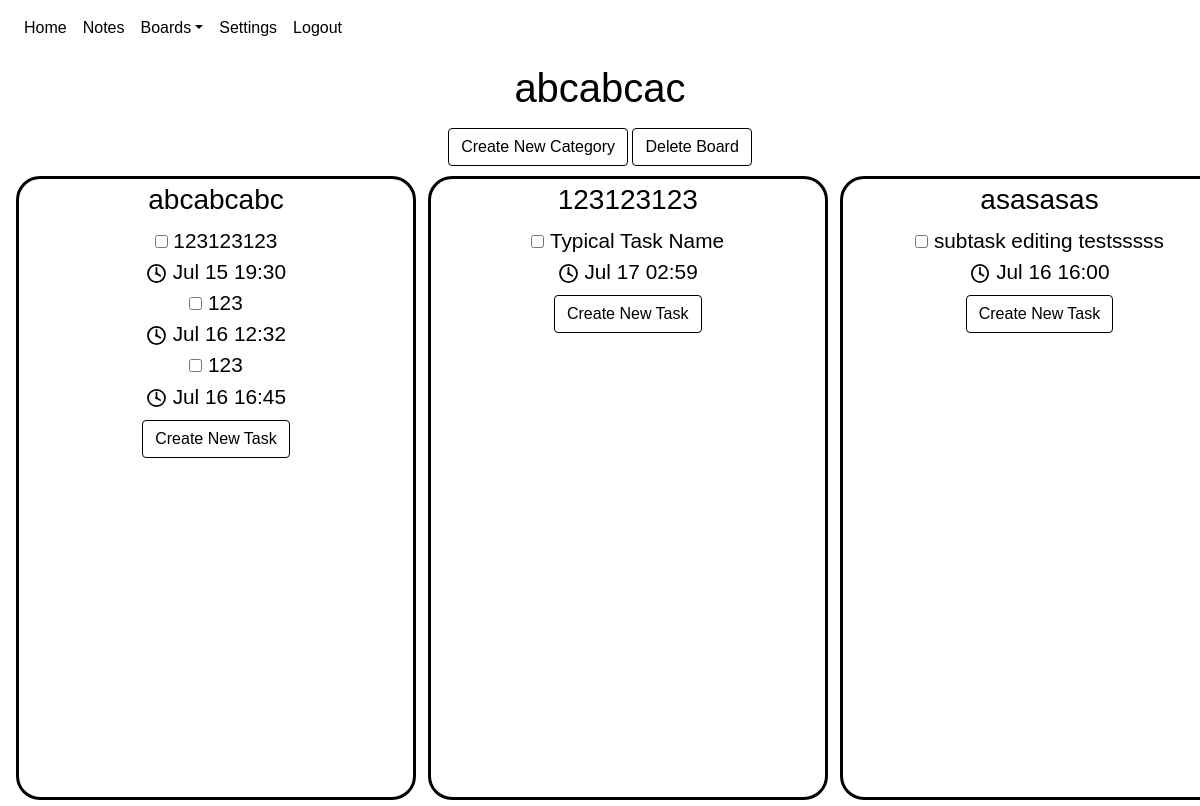
Page /boards/1 (signed in) on the committed database.
### website/models.py (models this page shows)
class Board(db.Model):
    id = db.Column(db.Integer, primary_key = True)
    name = db.Column(db.String(100))
    date = db.Column(db.DateTime(timezone=True), default=func.now())
    category_num = db.Column(db.Integer)
    categories = db.relationship('Category')
    tasks = db.relationship('Task')
    user_id = db.Column(db.Integer, db.ForeignKey('user.id'))

class Category(db.Model):
    id = db.Column(db.Integer, primary_key = True)
    name = db.Column(db.String(100))
    date = db.Column(db.DateTime(timezone=True), default=func.now())
    user_id = db.Column(db.Integer, db.ForeignKey('user.id'))
    board_id = db.Column(db.Integer,db.ForeignKey('board.id'))
    tasks = db.relationship('Task')

class Task(db.Model):
    id = db.Column(db.Integer, primary_key = True)
    created = db.Column(db.DateTime(timezone = True), default = func.now())
    last_modified = db.Column(db.DateTime(timezone = True), default = func.now())
    due_date = db.Column(db.DateTime(timezone = True))
    name = db.Column(db.String(100))
    description = db.Column(db.String(10000))
    completed = db.Column(db.Boolean, default = False)
    category = db.Column(db.Integer, db.ForeignKey('category.id'))
    board = db.Column(db.Integer, db.ForeignKey('board.id'))
    subtasks = db.relationship('Subtask')
    user_id = db.Column(db.Integer, db.ForeignKey('user.id'))

### website/views.py (the view)
@views.route('/boards/<board>', methods = ['GET'])
@login_required
def view_board(board):
    return render_template("boardview.html", user = current_user, board = board)

### website/__init__.py (called while the page is built)
def create_app():
    app = Flask(__name__)
    app.config['SECRET_KEY'] = urandom(12).hex()
    app.config['SQLALCHEMY_DATABASE_URI'] = f'sqlite:///{DB_NAME}'
    app.config['SQLALCHEMY_TRACK_MODIFICATIONS'] = False
    db.init_app(app)
    from .views import views
    from .auth import auth
    app.register_blueprint(views, url_prefix='/')
    app.register_blueprint(auth, url_prefix='/')
    from .models import User, Note, Board, Task, Category
    create_database(app)
    login_manager = LoginManager()
    login_manager.login_view = 'auth.login'
    login_manager.init_app(app)
    @login_manager.user_loader
    def load_user(id):
        return User.query.get(id)
    return app

### website/templates/boardview.html (shortened to what this page needs)
{% extends "base.html" %}{% block title %} {{ board }} {% endblock%}
{% block style %}
<link rel="stylesheet" href="{{ url_for('static', filename = 'boardView.css') }}" />
{% endblock %}
{% block content %}
{% for boardObject in user.boards%}
{% if boardObject.id == board|int %}
{% set boardname = boardObject.name|string %}
<div class="board-title" id="board-title-div">
<h1 align="center"
id="board-title"
class="title"
ondblclick="editTitleDisplay()"
name="board-title">
{{ boardname }}
</h1>
</div>
<div align="center">
<button
class="btn btn-primary"
id="create-category-button"
onclick="showCategoryCreation()"
>
Create New Category
</button>
<button
onclick="showDeleteConfirmation(`deleteBoard({{ boardObject.id }});`, 'board');"
id="deleteBoard"
class="btn btn-secondary"
href="/boards"
>
Delete Board
</button>
</div>
<div align="center"
class="board_content"
id="envelop_content" >
{% for cat in boardObject.categories %}
<div align="center" class="category-container" name="{{ cat.name }}">
    <h3 align="center" class="display-category category_name C{{cat.id}}" ondblclick="editCategoryDisplay('{{cat.id}}')", id="category-title-{{cat.id}}" >{{ cat.name }}</h3>
    <ul class="task_list">
    {% for task in cat.tasks%}
    {% if task.completed == False %}
    <li align="center" class="task-item-incompleted">
        <input
        type="checkbox"
        class="task-checkbox"
        id="{{task.id}}"
        onclick="toggleTaskCompletion({{task.id}}, {{boardObject.id}})"/>
        <a class="edit_task_link" href="/boards/{{boardObject.id}}/{{cat.id}}/{{task.id}}">
            <span class="incompleted-task-text">{{task.name}}<br><img src="{{url_for('static', filename = 'clock.svg')}}" id="clock-svg"> {{task.due_date.strftime('%b %d %H:%M')}}</span>
        </a>
    </li>
    {% endif %}
    {% endfor %}
    </ul>
    <div align="center" id="new-task-container-div" class="new-task-container">
    <button
    class="btn btn-primary"
    id="createTask"
    onclick="showTaskCreation({{ boardObject.id }}, {{ cat.id }} )"
    >
    Create New Task
    </button>
    </div>
</div>
{% endfor %}
</div>
{% endif %}
{% endfor %}
{% endblock %}

### website/static/base.css (style rules this page uses)
:root { --background-color: #ffffff; --text-color: #000000; --navbar-text-color: #9a9da0; --navbar-highlight-color: #ffffff; --navbar-background-color: #343a40; --button-text-color: #ffffff; --confirm-button-color: #007bff; --cancel-button-color: #6c757d; --delete-button-color: #ff0000; --create-screen-filter:rgba(0,0,255,.4); --delete-screen-filter:rgba(255,0,0,.6); --font-family: -apple-system, BlinkMacSystemFont,'Segoe UI',Roboto,'Helvetica Neue',Arial,'Noto Sans',sans-serif,'Apple Color Emoji','Segoe UI Emoji','Segoe UI Symbol','Noto Color Emoji'; --font-style: none; --font-weight: 500; }
h1, h2, h3, h4, h5, h6, p, div, body, a, li.list-group-item { color: var(--text-color); background-color: var(--background-color); font-weight: var(--font-weight); font-family: var(--font-family); font-style: var(--font-style); }
button.btn.btn-primary { background-color: var(--confirm-button-color)!important; border-color: var(--confirm-button-color)!important; color: var(--button-text-color)!important; font-weight: var(--font-weight); font-family: var(--font-family); font-style: var(--font-style); }
button.btn.btn-secondary { background-color: var(--cancel-button-color)!important; border-color: var(--cancel-button-color)!important; color: var(--button-text-color)!important; font-weight: var(--font-weight); font-family: var(--font-family); font-style: var(--font-style); }

### website/static/boardView.css (style rules this page uses)
body { width: 100%; height: 80vh; }
div#board-title-div { align-items: center; display:block; width:100%; min-width: 100%; padding: 0.5rem; }
:root { --show-title: block; --show-input-box: None; --show-changename-button: None; --category-background-color: var(--background-color); }
input { text-align: center; }
h1#board-title { display: var(--show-title); }
.board_content { position: relative; display: grid; grid-template-rows: 1fr; grid-auto-columns: 25rem; min-width: 100%; overflow-x: auto; min-height: 100%; gap: 0% 1%; background-color: none; margin-bottom: 1%; padding: 0.5% 1%; }
div.category-container { justify-content: center; grid-row: 1; background-color: var(--background-color); border-radius: 1.5rem; height: 99.4%; width: 100%; max-height: none; padding: 0.25rem; margin: 0.25rem; border-color: var(--navbar-background-color); border-width: .2rem; border-style: solid; }
li.task-item-incompleted { text-decoration: none; background-color: var(--category-background-color); }
ul.task_list { list-style-type: none; margin: 0.5rem; padding: 0; font-size: 1.3rem; word-wrap:break-word; max-width: 100%; background-color: var(--category-background-color); overflow-y: auto; min-height: fit-content; }
.incompleted-task-text, .completed-task-text { background-color: var(--category-background-color); }
.category_name, .new-task-container { background-color: inherit; width: fit-content; height: fit-content; }
img#clock-svg { width: 1.3rem; }
a.edit_task_link { color:black; }

### rows in the picture
Board: name "abcabcac"
Category: name "abcabcabc"
Task: name "123123123", completed False (drawn), due_date "Jul 15 19:30"
Task: name "123", completed False (drawn), due_date "Jul 16 12:32"
Task: name "123", completed False (drawn), due_date "Jul 16 16:45"
Category: name "123123123"
Task: name "Typical Task Name", completed False (drawn), due_date "Jul 17 02:59"
Category: name "asasasas"
Task: name "subtask editing testsssss", completed False (drawn), due_date "Jul 16 16:00"
